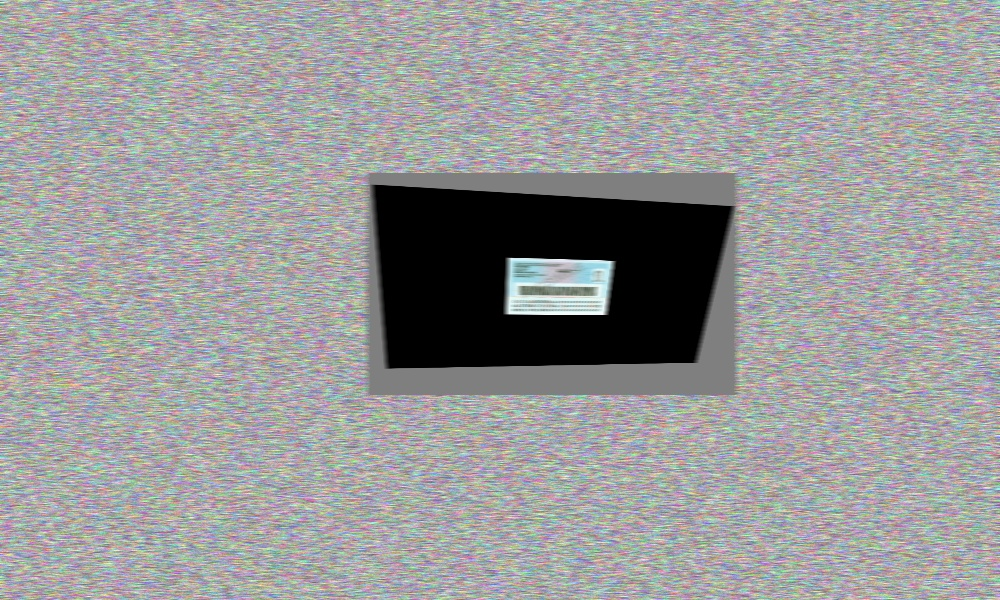
#> input picture dirty_images/1_aci_uzak_bulanik.jpg, 1000 x 600 px, given as the content of the folder images/clean, which was not available
$ python augmentor.py
#> lines starting #> are read from the running program, lines starting #| are printed output that depends on the picture; pictures that were not available may be replaced by others from this repository, and a replacement may not be noted
import cv2
import numpy as np
import os
import random

class DataAugmentor:
    def __init__(self, input_dir="images/clean", output_dir="dirty_images"):
        self.input_dir = input_dir
        self.output_dir = output_dir
        if not os.path.exists(self.output_dir):
            os.makedirs(self.output_dir)

    def apply_perspective_warp(self, img):
        """Karta rastgele perspektif (bakış açısı) kayması ekler"""
        h, w = img.shape[:2]
        # Orijinal köşe noktaları
        pts1 = np.float32([[0, 0], [w, 0], [0, h], [w, h]])

        # Rastgele kaydırma miktarı (Perspektif şiddeti)
        warp_val = 0.15 # %15 sapma

        # Yeni köşe noktalarını rastgele belirle
        pts2 = np.float32([
            [random.uniform(0, w * warp_val), random.uniform(0, h * warp_val)],
            [w - random.uniform(0, w * warp_val), random.uniform(0, h * warp_val)],
            [random.uniform(0, w * warp_val), h - random.uniform(0, h * warp_val)],
            [w - random.uniform(0, w * warp_val), h - random.uniform(0, h * warp_val)]
        ])

        matrix = cv2.getPerspectiveTransform(pts1, pts2)
        # Arka planı nötr gri yapıyoruz ki kartın dışı belli olsun
        return cv2.warpPerspective(img, matrix, (w, h), borderValue=(127, 127, 127))

    def apply_distance_and_bg(self, img):
        """Kartı önce yamultur, sonra uzaklaştırır ve arka plana yerleştirir"""
        # Önce perspektifi bozuyoruz
        img = self.apply_perspective_warp(img)

        h, w = img.shape[:2]
        scale = random.uniform(0.25, 0.4) # Uzaklığı biraz daha artırdık
        new_w, new_h = int(w * scale), int(h * scale)
        resized_card = cv2.resize(img, (new_w, new_h))

        bg_color = random.randint(30, 150)
        canvas = np.full((600, 1000, 3), bg_color, dtype=np.uint8)
        noise = np.random.normal(0, 5, canvas.shape).astype(np.uint8)
        canvas = cv2.add(canvas, noise)

        y_off = random.randint(50, 600 - new_h - 50)
        x_off = random.randint(50, 1000 - new_w - 50)

        canvas[y_off:y_off+new_h, x_off:x_off+new_w] = resized_card
        return canvas

    def apply_glare(self, img):
        h, w = img.shape[:2]
        overlay = img.copy()
        circle_center = (random.randint(w//4, 3*w//4), random.randint(h//4, 3*h//4))
        cv2.circle(overlay, circle_center, random.randint(80, 200), (255, 255, 255), -1)
        return cv2.addWeighted(overlay, 0.3, img, 0.7, 0)

    def apply_motion_blur(self, img):
        size = random.choice([5, 7, 9])
        kernel = np.zeros((size, size))
        kernel[int((size-1)/2), :] = np.ones(size)
        kernel = kernel / size
        return cv2.filter2D(img, -1, kernel)

    def apply_low_light(self, img):
        dark = cv2.convertScaleAbs(img, alpha=0.3, beta=-30)
        noise = np.random.normal(0, 20, dark.shape).astype(np.uint8)
        return cv2.add(dark, noise)

    def run(self):
        valid_extensions = ('.jpg', '.png', '.jpeg')
        files = [f for f in os.listdir(self.input_dir) if f.lower().endswith(valid_extensions)]

        print(f"--- 📐 Perspektif ve Mesafe Destekli Augmentor Başlatıldı ---")

        for f in files:
            img_path = os.path.join(self.input_dir, f)
            img = cv2.imread(img_path)
#> img is the input picture: shape (600, 1000, 3); mean B, G, R 153.8, 153.7, 153.6
            if img is None: continue

            name = os.path.splitext(f)[0]

            # 1. Yamuk + Uzak + Parlama
            dist_img = self.apply_distance_and_bg(img)
            cv2.imwrite(os.path.join(self.output_dir, f"{name}_aci_uzak_parlak.jpg"), self.apply_glare(dist_img))
#> in apply_glare, `cv2.circle(overlay, circle_center, random.randint(80, 200), (255, 255,..`:
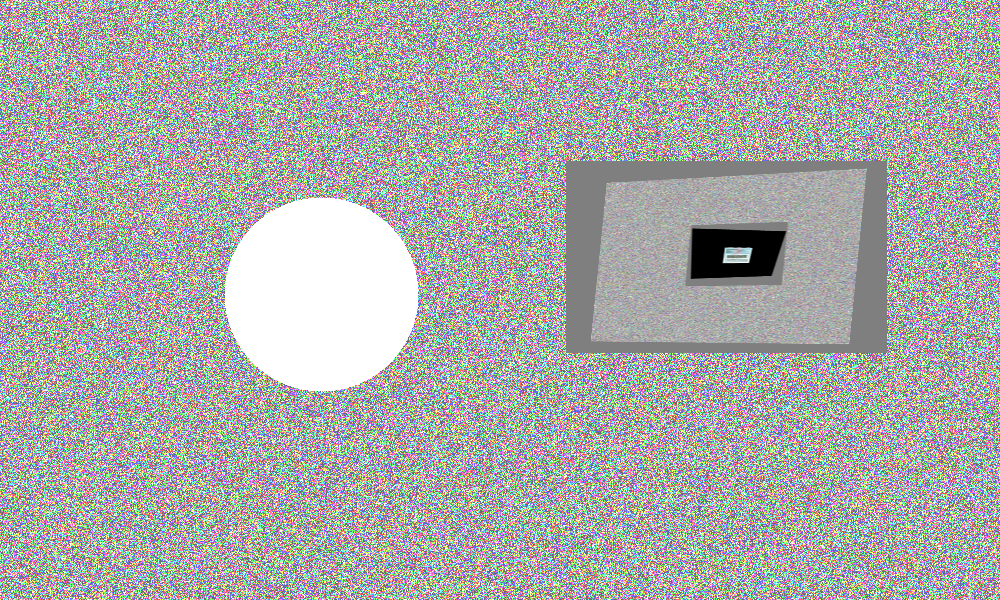
#> overlay: shape (600, 1000, 3); mean of channels 0, 1, 2 171.2, 171, 171; drawn as B, G, R

            # 2. Yamuk + Uzak + Bulanık
            dist_img = self.apply_distance_and_bg(img)
#> in apply_distance_and_bg (call 2), `resized_card = cv2.resize(img, (new_w, new_h))`:
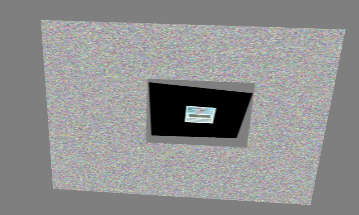
#> resized_card: shape (215, 359, 3); mean of channels 0, 1, 2 143.7, 143.7, 143.6; drawn as B, G, R
#> in apply_distance_and_bg (call 2), `canvas[y_off:y_off+new_h, x_off:x_off+new_w] = resized_card`:
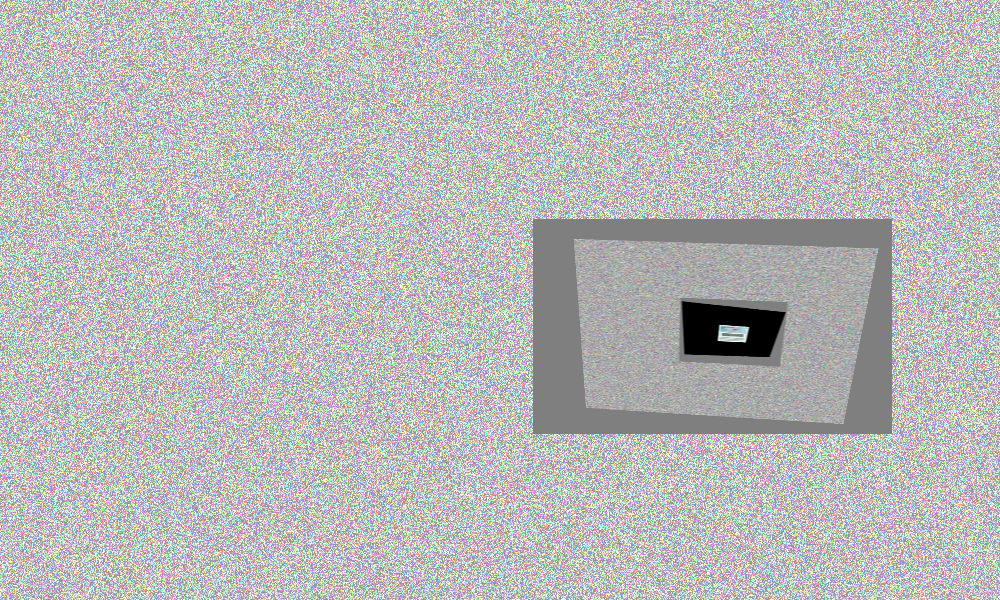
#> canvas: shape (600, 1000, 3); mean of channels 0, 1, 2 186.6, 186.7, 186.7; drawn as B, G, R
            cv2.imwrite(os.path.join(self.output_dir, f"{name}_aci_uzak_bulanik.jpg"), self.apply_motion_blur(dist_img))

            # 3. Yamuk + Uzak + Karanlık
            dist_img = self.apply_distance_and_bg(img)
#> in apply_distance_and_bg (call 3), `resized_card = cv2.resize(img, (new_w, new_h))`:
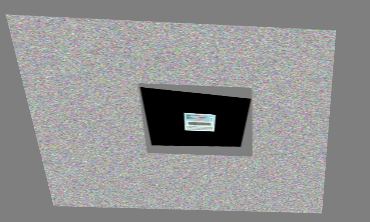
#> resized_card: shape (222, 370, 3); mean of channels 0, 1, 2 145.2, 145.2, 145.1; drawn as B, G, R
#> in apply_distance_and_bg (call 3), `canvas[y_off:y_off+new_h, x_off:x_off+new_w] = resized_card`:
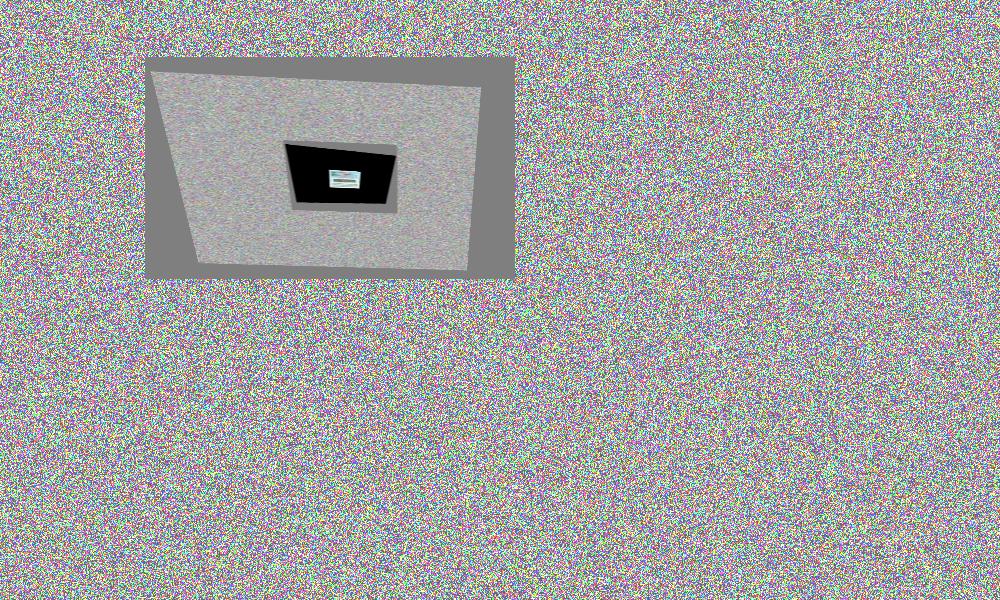
#> canvas: shape (600, 1000, 3); mean of channels 0, 1, 2 163.9, 163.8, 163.9; drawn as B, G, R
            cv2.imwrite(os.path.join(self.output_dir, f"{name}_aci_uzak_karanlik.jpg"), self.apply_low_light(dist_img))
#> in apply_low_light, `dark = cv2.convertScaleAbs(img, alpha=0.3, beta=-30)`:
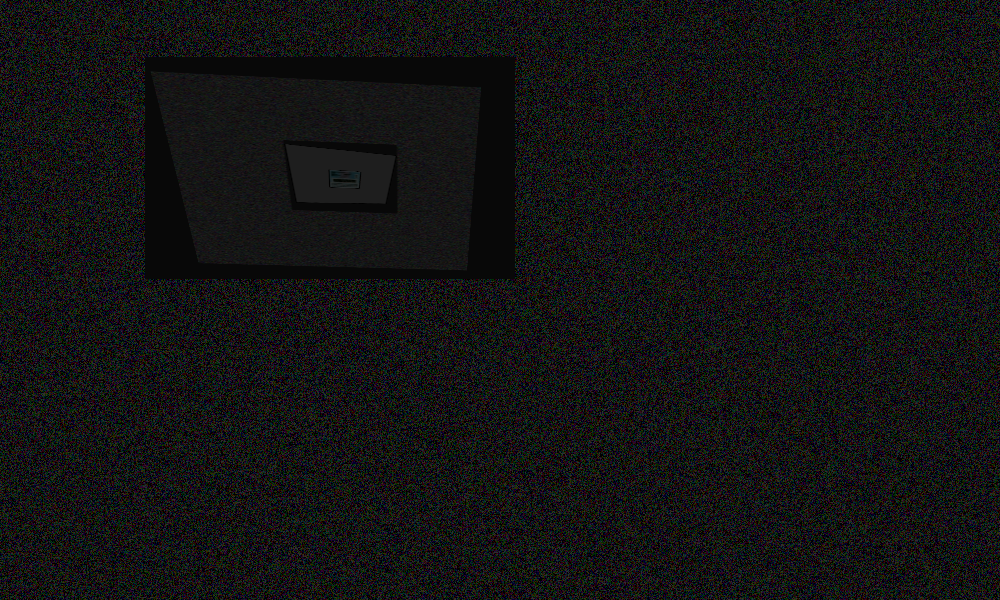
#> dark: shape (600, 1000, 3); mean of channels 0, 1, 2 19.8, 19.8, 19.8; drawn as B, G, R
#> in apply_low_light, `return cv2.add(dark, noise)`:
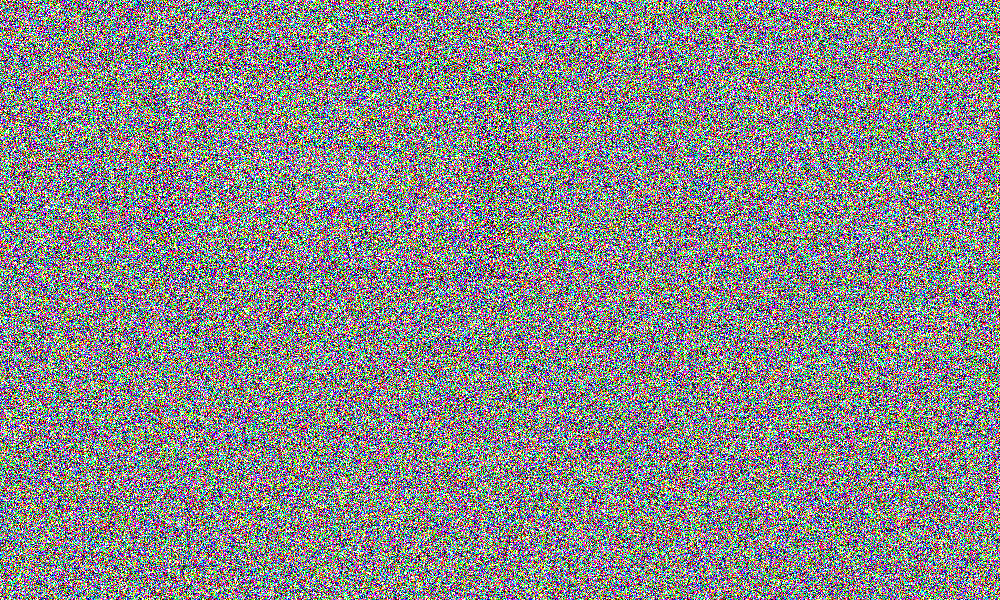
#> returned value: shape (600, 1000, 3); mean of channels 0, 1, 2 136.8, 136.6, 136.7; drawn as B, G, R

        print(f"✅ İşlem tamam! Yeni veri seti 'Açılı ve Uzak' çekimlerle güncellendi.")

if __name__ == "__main__":
    augmentor = DataAugmentor()
    augmentor.run()

$ run again, on dirty_images/1_karanlik.jpg
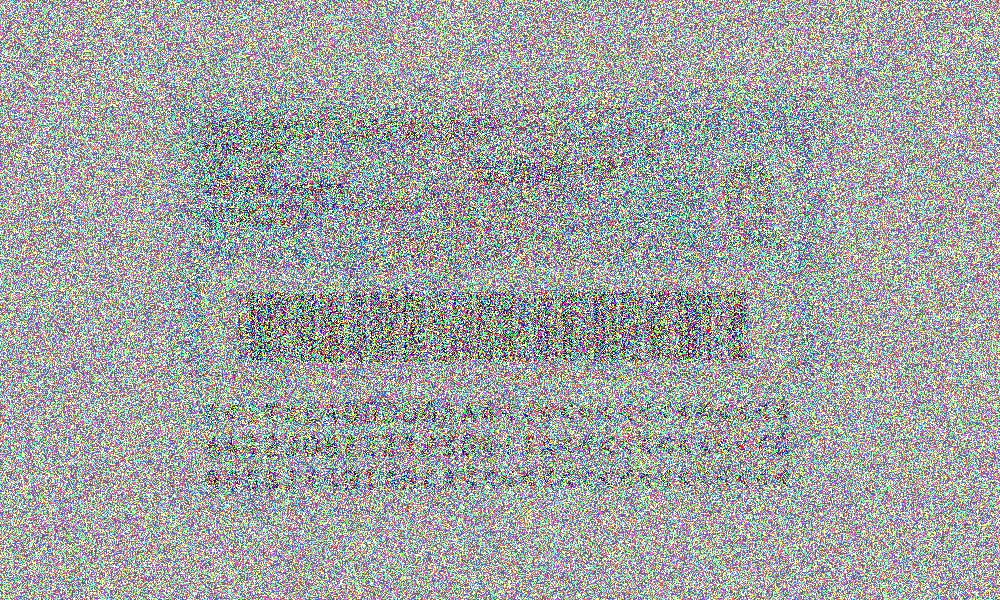
#> input picture dirty_images/1_karanlik.jpg, 1000 x 600 px, given as the content of the folder images/clean, which was not available
#> in run, img is the input picture: shape (600, 1000, 3); mean B, G, R 163.2, 163.8, 160.8
#> in apply_glare, `cv2.circle(overlay, circle_center, random.randint(80, 200), (255, 255,..`:
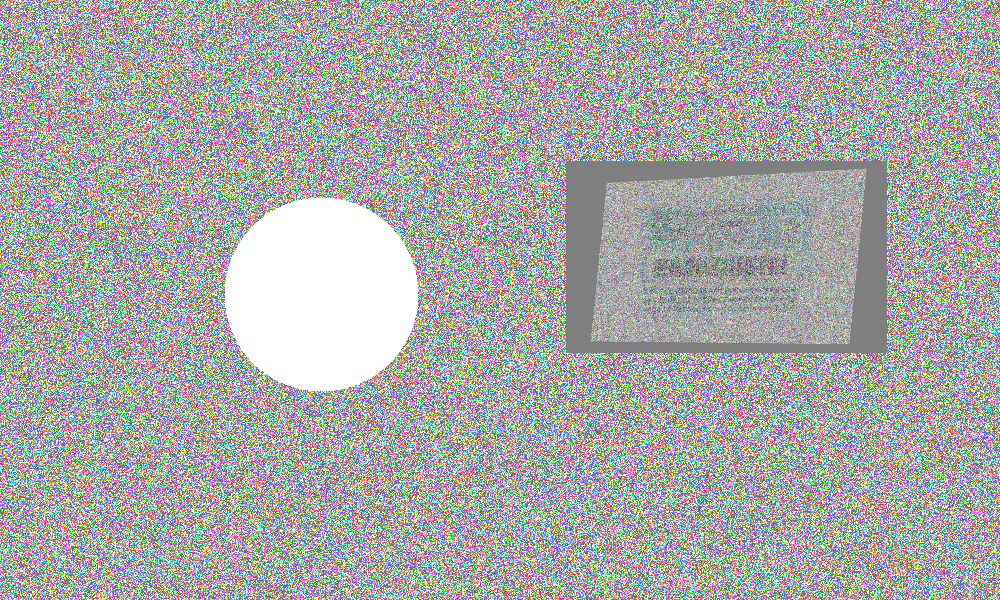
#> overlay: shape (600, 1000, 3); mean of channels 0, 1, 2 171.8, 171.7, 171.5; drawn as B, G, R
#> resized_card: shape (215, 359, 3)
#> resized_card: shape (222, 370, 3)
#> in apply_distance_and_bg (call 3), `canvas[y_off:y_off+new_h, x_off:x_off+new_w] = resized_card`:
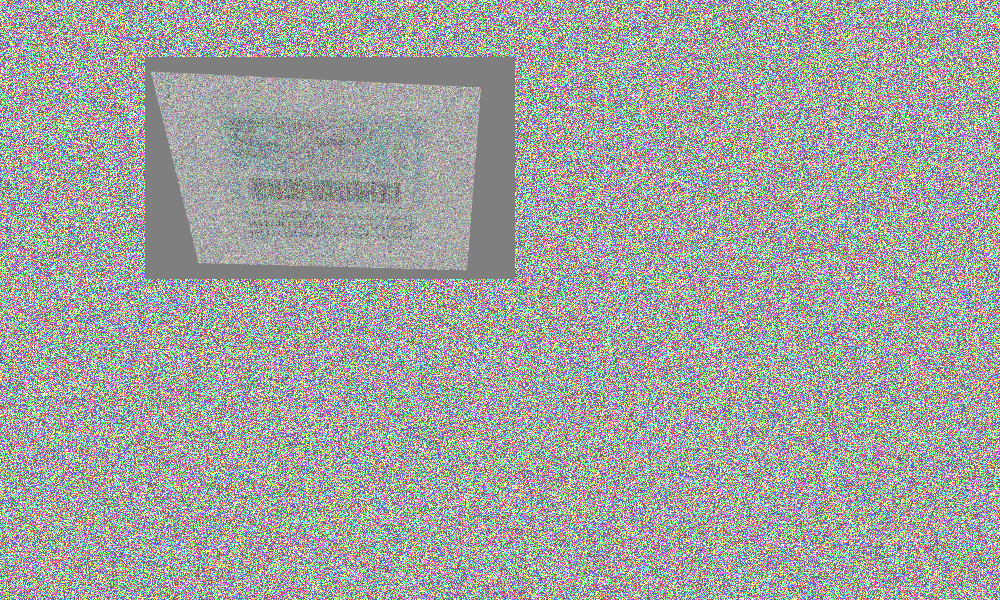
#> canvas: shape (600, 1000, 3); mean of channels 0, 1, 2 164.8, 164.7, 164.5; drawn as B, G, R
